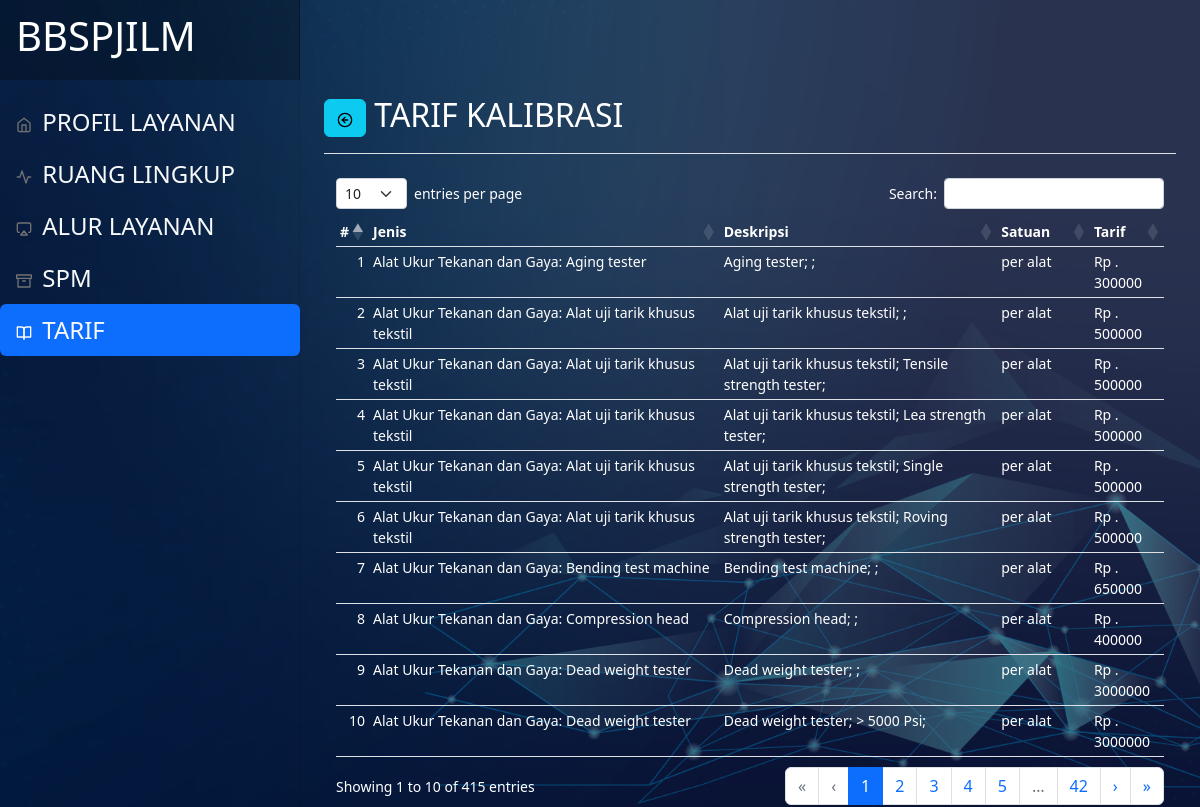
Page /index.php/kalibrasi/tarif on the committed database.
### tables this page shows
CREATE TABLE `tbl_devmenu` (
  `id` int(11) NOT NULL,
  `afiliasi` varchar(63) NOT NULL,
  `nama` varchar(63) NOT NULL,
  `icon` varchar(63) NOT NULL,
  `link` varchar(127) NOT NULL,
  `nourut` int(15) NOT NULL,
  `status` varchar(15) NOT NULL
);

CREATE TABLE `tbl_kaltarif` (
  `id` int(11) NOT NULL,
  `jenis` varchar(127) NOT NULL,
  `jenis1` varchar(127) NOT NULL,
  `jenis2` varchar(127) NOT NULL,
  `jenis3` varchar(127) NOT NULL,
  `satuan` varchar(127) NOT NULL,
  `tarif` varchar(127) NOT NULL,
  `status` varchar(15) NOT NULL
);

### application/views/partial.php (called while the page is built, shortened)
<?php $this->load->view('_partial/header'); ?>
<?php $this->load->view($subview); ?>

### application/controllers/Kalibrasi.php (called while the page is built, shortened)
<?php
class Kalibrasi extends CI_Controller
{
    public function __construct()
    {
        $this->load->model(['Dashboard_mod']);
    }
    public function tarif()
    {
        $data['judul'] = "TARIF KALIBRASI";
        $data['getmenu'] = $this->Dashboard_mod->getAllData('tbl_devmenu', ['tbl_devmenu.status' => '1', 'tbl_devmenu.afiliasi' => 'kalibrasi'])->result_array();
        $data['menuid'] = '5';
        $data['gettarifkalibrasi'] = $this->Dashboard_mod->getAllData('tbl_kaltarif', ['tbl_kaltarif.status' => '1'])->result_array();
        $data['subview'] = "kalibrasi/tarif";
        $this->load->view('partial', $data);
    }
}

### index.php (called while the page is built, shortened)
<?php
require_once BASEPATH.'core/CodeIgniter.php';

### application/models/Dashboard_mod.php (called while the page is built)
<?php
class Dashboard_mod extends CI_model
{
    public function getAllData($table, $where = null)
    {
        $this->db->from($table);
        if (isset($where)) {
            $this->db->where($where);
        }
        if ($table === "tbl_devmenu") {
            $this->db->order_by('tbl_devmenu.nourut', 'ASC');
        } else {
            $this->db->order_by('id', 'asc');
        }
        return $this->db->get();
    }
}

### application/views/kalibrasi/tarif.php (the view, shortened to what this page needs)
<div class="d-flex justify-content-between flex-wrap flex-md-nowrap align-items-center pt-3 pb-2 mb-3 border-bottom">
    <h1 class="h2"><a href="<?= base_url('dashboard/menulayanan') ?>" class="btn btn-info"><i data-feather="arrow-left-circle"></i></a> <?= $judul ?></h1>
</div>
<div class="table-responsive">
    <table class="table table-sm text-white" id="tabeltarifkalibrasi">
        <thead>
            <tr>
                <th scope="col">#</th>
                <th scope="col">Jenis</th>
                <th scope="col">Deskripsi</th>
                <th scope="col">Satuan</th>
                <th scope="col">Tarif</th>
            </tr>
        </thead>
        <tbody>
            <?php foreach ($gettarifkalibrasi as $row) : ?>
                <tr>
                    <td><?= $row['id'] ?></td>
                    <td class="text-wrap"><?= $row['jenis'] ?>: <?= $row['jenis1'] ?></td>
                    <td class="text-wrap"><?= $row['jenis1'] ?>; <?= $row['jenis2'] ?>; <?= $row['jenis3'] ?></td>
                    <td><?= $row['satuan'] ?></td>
                    <td>Rp . <?= $row['tarif'] ?></td>
                </tr>
            <?php endforeach; ?>
        </tbody>
    </table>
</div>

### application/views/_partial/header.php (shortened to what this page needs)
<!doctype html>
<html lang="en">
<head>
    <link href="<?= base_url('') ?>assets/dist/css/bootstrap.min.css" rel="stylesheet">
    <link href="<?= base_url('') ?>assets/DataTables/datatables.min.css" rel="stylesheet">
    <link href="<?= base_url('') ?>/assets/css/dashboard.css" rel="stylesheet">
</head>
<body class="text-white">
    <header class="navbar navbar-dark sticky-top flex-md-nowrap p-0">
        <a class="navbar-brand col-md-3 col-lg-3 me-10 px-3 fs-6" href="<?= base_url('dashboard/menuutama') ?>">
            <h1>BBSPJILM</h1>
        </a>
    </header>
    <div class="container-fluid text-white">
        <div class="row">
            <nav id="sidebarMenu" class="col-md-3 col-lg-3 d-md-block sidebar collapse">
                <div class="position-sticky pt-5 sidebar-sticky ">
                    <ul class="nav nav-pills d-flex flex-column justify-content-evenly align-text-center mb-auto ">
                        <?php foreach ($getmenu as $row) : ?>
                            <li class="nav-item">
                                <a href="<?= base_url($row['link']) ?>" class="nav-link fs-4 text-light <?= ($row['id'] == $menuid) ? "active" : "" ?>" aria-current="page">
                                    <i data-feather="<?= $row['icon'] ?>"></i>
                                    <?= $row['nama'] ?>
                                </a>
                            </li>
                        <?php endforeach; ?>
                    </ul>
                </div>
            </nav>
            <main class="col-md-9 ms-sm-auto col px-md-4">

### assets/css/dashboard.css (style rules this page uses)
body { font-size: .875rem; }
.feather { width: 16px; height: 16px; }
.sidebar { position: fixed; top: 0; bottom: 0; left: 0; z-index: 100; padding: 48px 0 0; box-shadow: inset -1px 0 0 rgba(0, 0, 0, .1); }
.sidebar-sticky { height: calc(100vh - 48px); overflow-x: hidden; overflow-y: auto; }
.sidebar .nav-link { font-weight: 500; color: #333; }
.sidebar .nav-link .feather { margin-right: 4px; color: #727272; }
.sidebar .nav-link.active { color: #2470dc; }
.sidebar .nav-link:hover .feather, .sidebar .nav-link.active .feather { color: inherit; }
.navbar-brand { padding-top: .75rem; padding-bottom: .75rem; background-color: rgba(0, 0, 0, .25); box-shadow: inset -1px 0 0 rgba(0, 0, 0, .25); }

### rows in the picture
tbl_devmenu: nama "PROFIL LAYANAN"
tbl_devmenu: nama "RUANG LINGKUP"
tbl_devmenu: nama "ALUR LAYANAN"
tbl_devmenu: nama "SPM"
tbl_devmenu: nama "TARIF"
tbl_kaltarif: id "1", jenis "Alat Ukur Tekanan dan Gaya", jenis1 "Aging tester", satuan "per alat", tarif "300000"
tbl_kaltarif: id "2", jenis "Alat Ukur Tekanan dan Gaya", jenis1 "Alat uji tarik khusus tekstil", satuan "per alat", tarif "500000"
tbl_kaltarif: id "3", jenis "Alat Ukur Tekanan dan Gaya", jenis1 "Alat uji tarik khusus tekstil", jenis2 "Tensile strength tester", satuan "per alat", tarif "500000"
tbl_kaltarif: id "4", jenis "Alat Ukur Tekanan dan Gaya", jenis1 "Alat uji tarik khusus tekstil", jenis2 "Lea strength tester", satuan "per alat", tarif "500000"
tbl_kaltarif: id "5", jenis "Alat Ukur Tekanan dan Gaya", jenis1 "Alat uji tarik khusus tekstil", jenis2 "Single strength tester", satuan "per alat", tarif "500000"
tbl_kaltarif: id "6", jenis "Alat Ukur Tekanan dan Gaya", jenis1 "Alat uji tarik khusus tekstil", jenis2 "Roving strength tester", satuan "per alat", tarif "500000"
tbl_kaltarif: id "7", jenis "Alat Ukur Tekanan dan Gaya", jenis1 "Bending test machine", satuan "per alat", tarif "650000"
tbl_kaltarif: id "8", jenis "Alat Ukur Tekanan dan Gaya", jenis1 "Compression head", satuan "per alat", tarif "400000"
tbl_kaltarif: id "9", jenis "Alat Ukur Tekanan dan Gaya", jenis1 "Dead weight tester", satuan "per alat", tarif "3000000"
tbl_kaltarif: id "10", jenis "Alat Ukur Tekanan dan Gaya", jenis1 "Dead weight tester", jenis2 "> 5000 Psi", satuan "per alat", tarif "3000000"

### other values in the picture
$judul "TARIF KALIBRASI"
